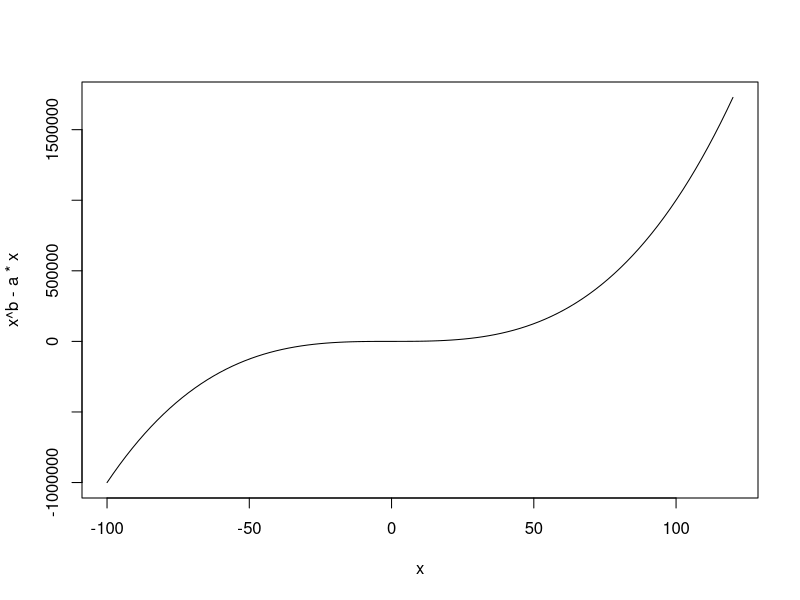

The R script that drew this image:
## ---- chunk 1
a <- -5;
b <- 3;
c <- -100
d <- 120
## ---- chunk 2
curve(x^b-a*x, c, d)
